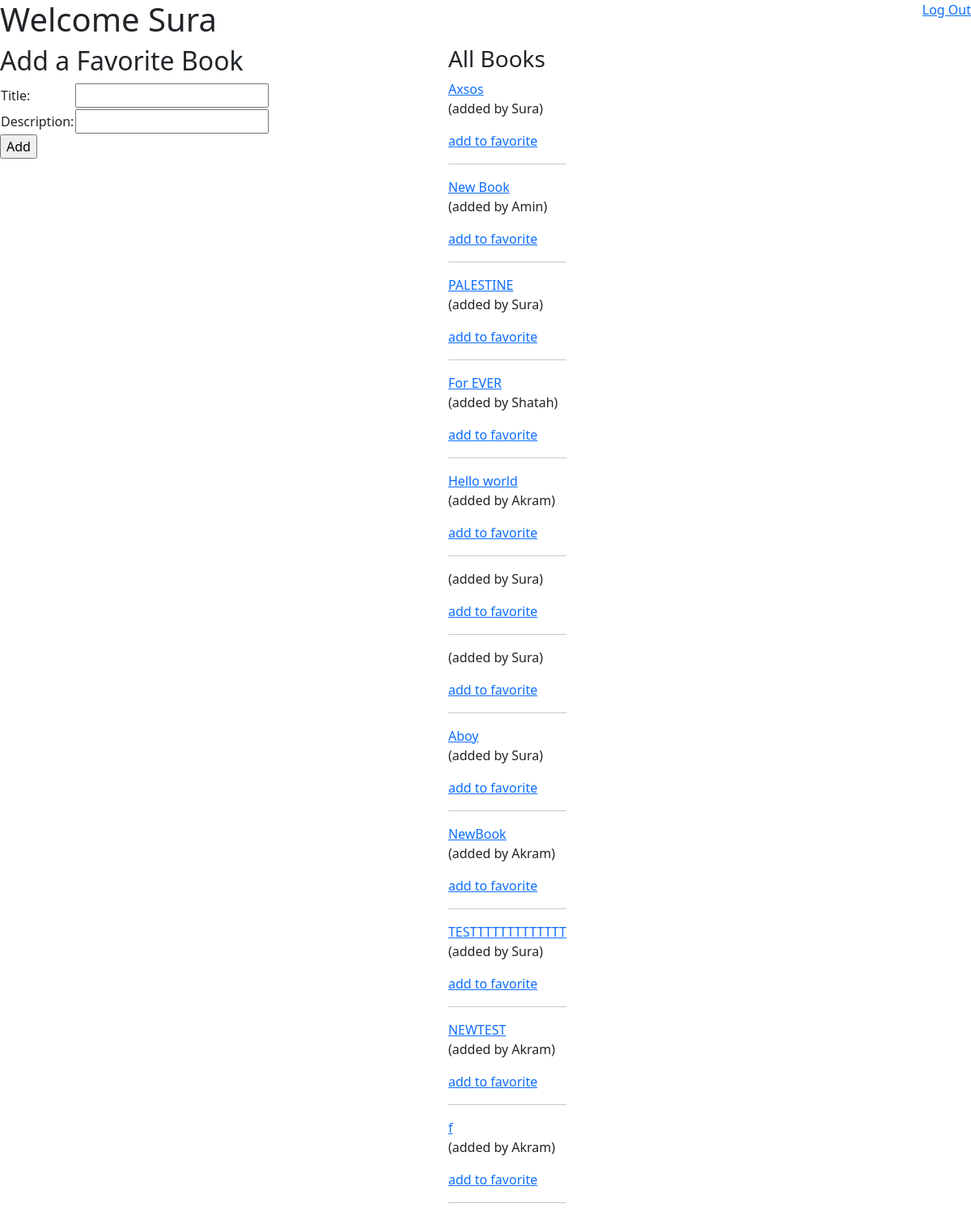
Page /book (signed in) on the committed database.
### fav_book/models.py (models this page shows)
class Book(models.Model):
    title = models.CharField(max_length=255)
    description = models.TextField(max_length=255)
    user = models.ForeignKey(User,related_name="books_uploaded", on_delete = models.CASCADE)
    users_who_liked = models.ManyToManyField(User, related_name="liked_books")
    created_at = models.DateTimeField(auto_now_add=True)
    updated_at = models.DateTimeField(auto_now=True)
    objects = BookManager()

class User(models.Model):
    first_name = models.CharField(max_length=45)
    last_name=models.CharField(max_length=45)
    email =models.EmailField(max_length=45)
    password = models.CharField(max_length=255)
    created_at = models.DateTimeField(auto_now_add=True)
    updated_at = models.DateTimeField(auto_now=True)
    objects = UserManager()

### fav_book/views.py (the view)
# urls.py: path('book',views.book),
def book(request):
    context={
        'allbooks':Book.objects.all(),
        'alldatauser':User.objects.get(id=request.session['userid']),
    }
    return render(request,'book.html',context)

### fav_book/templates/book.html (shortened to what this page needs)
<!DOCTYPE html>
<html lang="en">
<head>
    <link rel="stylesheet" href="https://stackpath.bootstrapcdn.com/bootstrap/5.0.0-alpha1/css/bootstrap.min.css">
</head>
<body>
    <div style="display:flex; justify-content:space-between ;">
    <h1>Welcome {{request.session.first_name}}</h1>
    <a href="/logout">Log Out</a>
    </div>
    <div style="display: flex; justify-content:space-between ;">
    <form action="/create_book" method="post">
        <h2>Add a Favorite Book</h2>
        <table>
            <tr>
                <td>Title:</td>
                <td><input type="text" name="title" required></td>
            </tr>
            <tr>
                <td>Description:</td>
                <td><input type="text" name="description"></td>
            </tr>
        </table>
        <input type="submit" name="addabook" value="Add">
    </form>
    <div style="margin-right: 500px;">
        <h3>All Books</h3>
        <form action="favorite/{{book.id}}" method="post">
        {%for book in allbooks%}
        <a href="/books/{{book.id}}">{{book.title}}</a>
        <p>(added by {{book.user.first_name}})</p>
        {%if book not in alldatauser.liked_books.all%}
        <a href="/addfavorite/{{book.id}}">add to favorite</a>
        {%else%}
        <p>this one is my fav</p>
        {%endif%}
        <hr>
        {%endfor%}
    </form>
    </div>
    </div>
</body>
</html>

### rows in the picture
Book: title "Axsos", user.first_name "Sura"
Book: title "New Book", user.first_name "Amin"
Book: title "PALESTINE", user.first_name "Sura"
Book: title "For EVER", user.first_name "Shatah"
Book: title "Hello world", user.first_name "Akram"
Book: user.first_name "Sura"
Book: user.first_name "Sura"
Book: title "Aboy", user.first_name "Sura"
Book: title "NewBook", user.first_name "Akram"
Book: title "TESTTTTTTTTTTTTT", user.first_name "Sura"
Book: title "NEWTEST", user.first_name "Akram"
Book: title "f", user.first_name "Akram"
